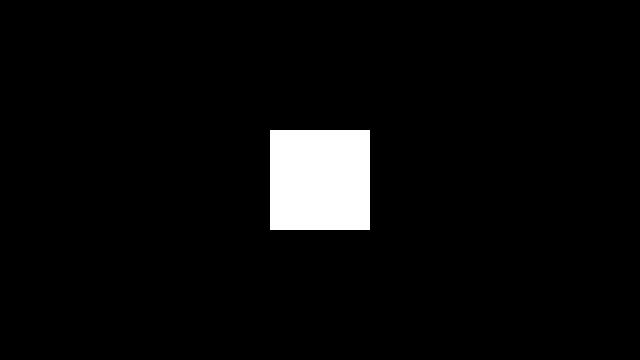
Frame 1 (no input)
Frame 60 (the mouse pressed at the canvas centre just before this capture): identical to frame 1, image omitted
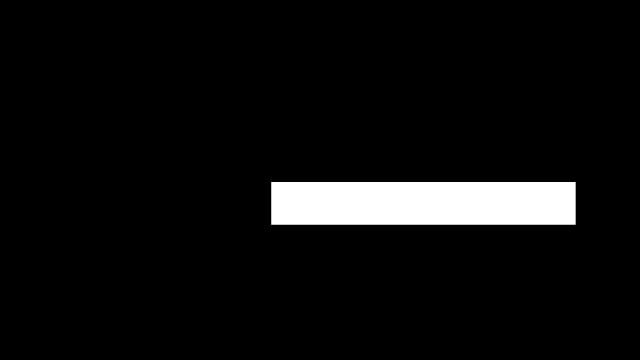
Frame 120 (the mouse held since frame 60 and released just before this capture)

The Processing sketch that drew these frames (run headless with seeded random() and noise(); from frame 60 on, the mouse is pressed at the canvas centre):

// Processing sketch: w2_stp16
// ── w2_stp16.pde
float x, y;
float w = 100;
float h = 100;

void setup() {
  size(640, 360);
  rectMode(CENTER);
  noStroke();
  x = width * 0.5;
  y = height * 0.5;
}

void mousePressed() {
  x = width * 0.5 + random(width * .25);
  y = height * 0.5 + random(height * .25);
  w = random(width * .5);
  h = random(height * .5);
}

void draw() {
  background(0);

  if (mouseX > x - w * 0.5
    && mouseX < x + w * 0.5
    && mouseY > y - h * 0.5
    && mouseY < y + h * 0.5) {
    fill(255, 0, 0);
  } else {
    fill(255);
  }

  rect(x, y, w, h);
}
